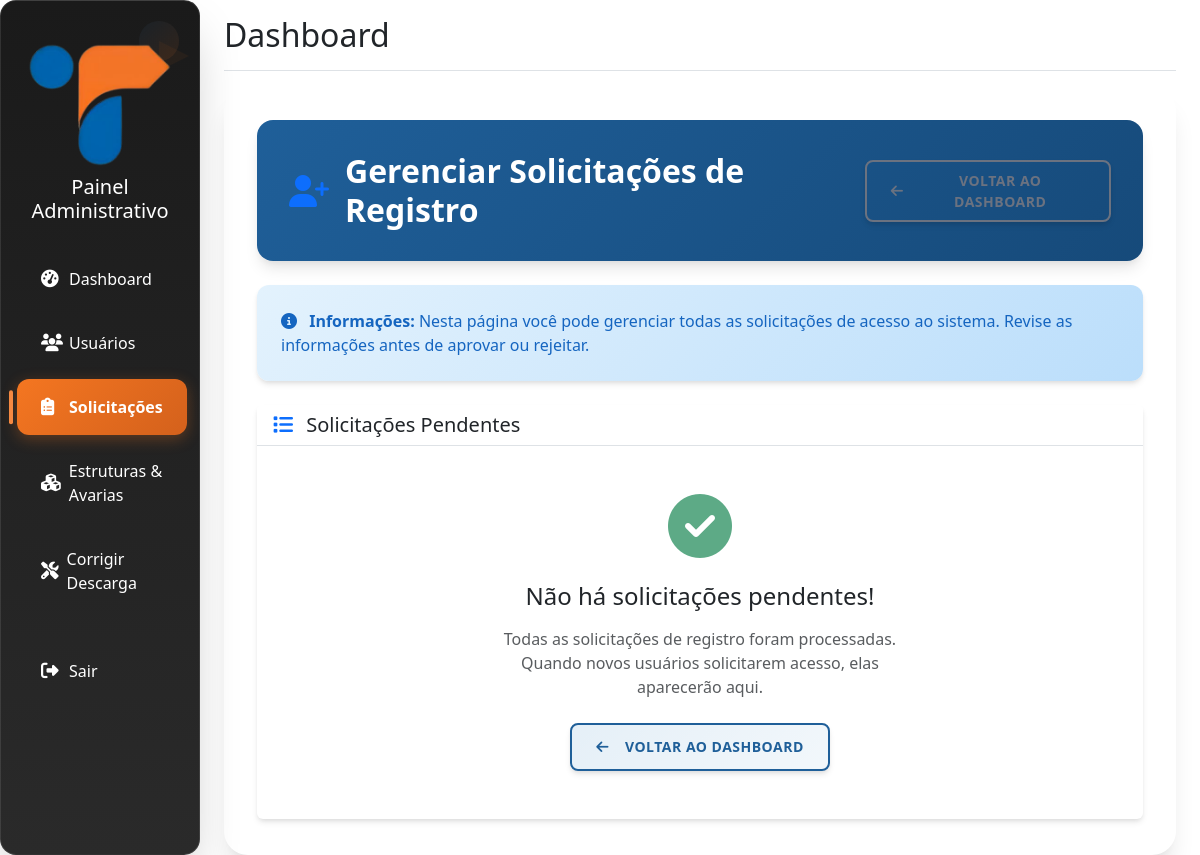
The app's page /admin/solicitacoes (signed in), older data.
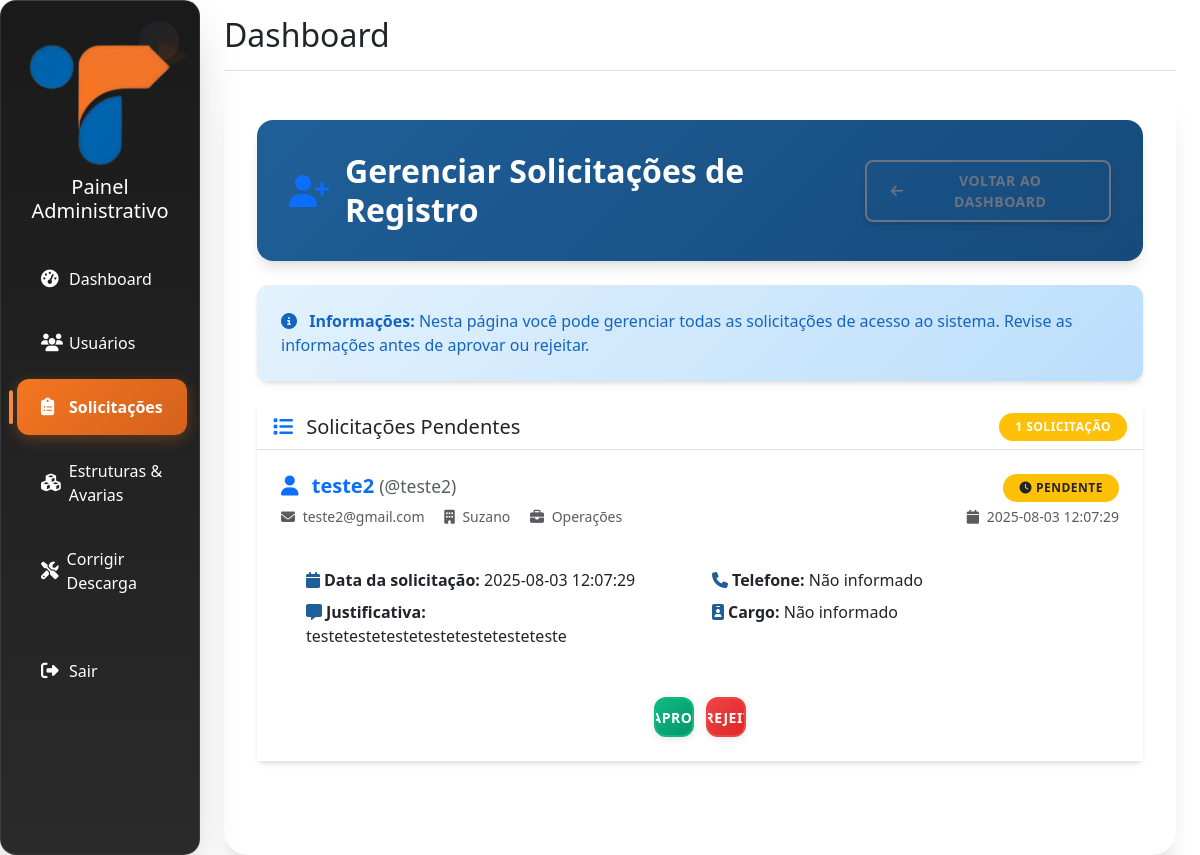
The same page, newer data.
### tables this page shows
CREATE TABLE solicitacoes_registro (
        id INTEGER PRIMARY KEY AUTOINCREMENT,
        nome TEXT NOT NULL,
        username TEXT UNIQUE NOT NULL,
        email TEXT UNIQUE NOT NULL,
        setor TEXT,
        justificativa TEXT,
        data_solicitacao TEXT NOT NULL,
        status TEXT DEFAULT 'pendente',
        processado_por TEXT,
        data_processamento TEXT
    , unidade TEXT DEFAULT 'Rio de Janeiro', motivo_rejeicao TEXT, nivel_solicitado TEXT);

### admin/routes.py (the view)
@admin_bp.route('/solicitacoes')
@admin_completo_only_required
def listar_solicitacoes():
    try:
        db = get_db()
        cursor = db.cursor()
        cursor.execute("""
            SELECT * FROM solicitacoes_registro
            WHERE status = 'pendente'
            ORDER BY data_solicitacao DESC
        """)
        solicitacoes = cursor.fetchall()
        return render_template('admin/solicitacoes.html',
                              solicitacoes=solicitacoes,
                              username=session.get('username'))
    except Exception as e:
        logger.error(f"Erro ao listar solicitações: {e}")
        flash(f"Erro ao carregar solicitações: {e}", "danger")
        return redirect(url_for('admin.admin_dashboard'))

### db.py (called while the page is built)
def get_db():
    if 'db' not in g:
        try:
            g.db = sqlite3.connect(
                current_app.config['DATABASE'],
                detect_types=sqlite3.PARSE_DECLTYPES,
                timeout=30.0,  # 30 segundos de timeout
                isolation_level=None  # Autocommit mode
            )
            g.db.execute('PRAGMA busy_timeout = 10000;')  # 10 segundos
            g.db.row_factory = sqlite3.Row
            logger.debug("Nova conexão com o banco de dados estabelecida")
        except sqlite3.Error as e:
            logger.error(f"Erro ao conectar ao banco de dados: {e}")
            raise
    return g.db

### utils/db.py (called while the page is built)
def get_db():
    try:
        return main_get_db()
    except Exception as e:
        logger.error(f"Erro ao obter conexão com o banco de dados: {e}")
        if 'db' not in g:
            g.db = sqlite3.connect(
                current_app.config['DATABASE'],
                detect_types=sqlite3.PARSE_DECLTYPES,
                timeout=30.0
            )
            g.db.row_factory = sqlite3.Row
        return g.db

### utils/permissions.py (called while the page is built, shortened)
def get_user_role():
    role = session.get('role') or session.get('nivel')
    return role

def has_role(required_role):
    user_role = get_user_role()
    if not user_role or user_role not in ROLES:
        return False
    return ROLES[user_role] >= ROLES[required_role]

def admin_completo_only_required(f):
    @wraps(f)
    def decorated_function(*args, **kwargs):
        user_role = get_user_role()
        return f(*args, **kwargs)
    return decorated_function

### templates/admin/solicitacoes.html (shortened to what this page needs)
{% extends "admin/base.html" %}
{% block extra_css %}
<link rel="stylesheet" href="{{ url_for('static', filename='css/admin-theme.css') }}">
{% endblock %}
{% block content %}
<div class="main-content">
    <div class="page-header mb-4">
        <div class="d-flex justify-content-between align-items-center">
            <h1 class="h2 mb-0">
                <i class="fas fa-user-plus me-2 text-primary"></i>
                Gerenciar Solicitações de Registro
            </h1>
            <div class="btn-toolbar">
                <a href="{{ url_for('admin.admin_dashboard') }}" class="btn btn-outline-secondary">
                    <i class="fas fa-arrow-left me-1"></i> Voltar ao Dashboard
                </a>
            </div>
        </div>
    </div>
    <div class="alert alert-info border-0 shadow-sm mb-4">
        <i class="fas fa-info-circle me-2"></i>
        <strong>Informações:</strong> Nesta página você pode gerenciar todas as solicitações de acesso ao sistema. Revise as informações antes de aprovar ou rejeitar.
    </div>
    <div class="card border-0 shadow-sm">
        <div class="card-header bg-white border-bottom">
            <div class="d-flex justify-content-between align-items-center">
                <h5 class="mb-0 text-dark">
                    <i class="fas fa-list me-2 text-primary"></i>
                    Solicitações Pendentes
                </h5>
                {% if solicitacoes %}
                <span class="badge bg-warning rounded-pill px-3 py-2">
                    {{ solicitacoes|length }} {{ 'solicitação' if solicitacoes|length == 1 else 'solicitações' }}
                </span>
                {% endif %}
            </div>
        </div>
        <div class="card-body p-0">
            {% if solicitacoes %}
                <div class="list-group list-group-flush">
                    {% for solicitacao in solicitacoes %}
                        <div class="list-group-item border-0 p-4 solicitacao-card slide-in-right" style="animation-delay: {{ loop.index0 * 0.1 }}s;">
                            <div class="d-flex justify-content-between align-items-start mb-3">
                                <div class="flex-grow-1">
                                    <h5 class="mb-2 text-primary fw-bold">
                                        <i class="fas fa-user me-2"></i>
                                        {{ solicitacao.nome }}
                                        <small class="text-muted fw-normal">(@{{ solicitacao.username }})</small>
                                    </h5>
                                    <div class="text-muted small">
                                        <span class="me-3">
                                            <i class="fas fa-envelope me-1"></i>
                                            {{ solicitacao.email }}
                                        </span>
                                        <span class="me-3">
                                            <i class="fas fa-building me-1"></i>
                                            {{ solicitacao.unidade }}
                                        </span>
                                        <span>
                                            <i class="fas fa-briefcase me-1"></i>
                                            {{ solicitacao.setor }}
                                        </span>
                                    </div>
                                </div>
                                <div class="text-end">
                                    <span class="badge bg-warning text-dark px-3 py-2 rounded-pill">
                                        <i class="fas fa-clock me-1"></i>Pendente
                                    </span>
                                    <div class="text-muted small mt-1">
                                        <i class="fas fa-calendar me-1"></i>
                                        {{ solicitacao.data_solicitacao }}
                                    </div>
                                </div>
                            </div>
                                    <div class="details-container mb-3">
                                        <div class="row">
                                            <div class="col-md-6">
                                                <p class="mb-2">
                                                    <strong><i class="fas fa-calendar me-1 text-itracker-blue"></i>Data da solicitação:</strong>
                                                    {{ solicitacao.data_solicitacao }}
                                                </p>
                                                <p class="mb-2">
                                                    <strong><i class="fas fa-comment-alt me-1 text-itracker-blue"></i>Justificativa:</strong>
                                                    {{ solicitacao.justificativa or 'Não informada' }}
                                                </p>
                                            </div>
                                            <div class="col-md-6">
                                                <p class="mb-2">
                                                    <strong><i class="fas fa-phone me-1 text-itracker-blue"></i>Telefone:</strong>
                                                    {{ solicitacao.telefone or 'Não informado' }}
                                                </p>
                                                <p class="mb-2">
                                                    <strong><i class="fas fa-id-badge me-1 text-itracker-blue"></i>Cargo:</strong>
                                                    {{ solicitacao.cargo or 'Não informado' }}
                                                </p>
                                            </div>
                                        </div>
                                    </div>
                                    <div class="actions-container">
                                        <div class="action-buttons">
                                            <button class="btn btn-success show-approval-form" data-id="{{ solicitacao.id }}">
                                                 Aprovar
                                            </button>
                                            <button class="btn btn-danger show-rejection-form" data-id="{{ solicitacao.id }}">
                                                 Rejeitar
                                            </button>
                                        </div>
                                    </div>
                                </div>
                            </div>
                        {% endfor %}
                </div>
            {% else %}
                <div class="text-center py-5">
                    <div class="mb-4">
                        <i class="fas fa-check-circle text-success" style="font-size: 4rem; opacity: 0.7;"></i>
                    </div>
                    <h4 class="text-dark mb-3">Não há solicitações pendentes!</h4>
                    <p class="text-muted mb-4 mx-auto" style="max-width: 400px;">
                        Todas as solicitações de registro foram processadas. Quando novos usuários solicitarem acesso, elas aparecerão aqui.
                    </p>
                    <a href="{{ url_for('admin.admin_dashboard') }}" class="btn btn-outline-primary">
                        <i class="fas fa-arrow-left me-2"></i>Voltar ao Dashboard
                    </a>
                </div>
            {% endif %}
        </div>
    </div>
</div>
{% endblock %}

### templates/admin/base.html (shortened to what this page needs)
<!DOCTYPE html>
<html lang="pt-BR">
<head>
    <link href="https://cdn.jsdelivr.net/npm/bootstrap@5.3.0/dist/css/bootstrap.min.css" rel="stylesheet">
    <link rel="stylesheet" href="https://cdnjs.cloudflare.com/ajax/libs/font-awesome/6.4.0/css/all.min.css">
    <link rel="stylesheet" href="https://cdn.jsdelivr.net/npm/sweetalert2@11.7.0/dist/sweetalert2.min.css">
    <link rel="stylesheet" href="/static/css/admin-theme.css">
    {% block extra_css %}{% endblock %}
</head>
<body>
    <div class="container-fluid">
        <div class="row">
            <div class="col-md-3 col-lg-2 d-md-block bg-dark sidebar collapse">
                <div class="position-sticky pt-3">
                    <div class="text-center mb-4">
                        <img src="/static/assets/itracker_logo.png" alt="iTracker Logo" class="img-fluid" style="max-width: 150px;">
                        <h5 class="text-white mt-2">Painel Administrativo</h5>
                    </div>
                    <ul class="nav flex-column">
                        {% if session.get('nivel') == 'admin' %}
                        <li class="nav-item">
                            <a class="nav-link text-white {% if request.path == '/admin/' or request.path == '/admin/dashboard' %}active{% endif %}" href="{{ url_for('admin.admin_dashboard') }}">
                                <i class="fas fa-tachometer-alt me-2"></i> Dashboard
                            </a>
                        </li>
                        <li class="nav-item">
                            <a class="nav-link text-white {% if 'usuarios' in request.path %}active{% endif %}" href="{{ url_for('admin.listar_usuarios') }}">
                                <i class="fas fa-users me-2"></i> Usuários
                            </a>
                        </li>
                        <li class="nav-item">
                            <a class="nav-link text-white {% if 'solicitacoes' in request.path %}active{% endif %}" href="{{ url_for('admin.listar_solicitacoes') }}">
                                <i class="fas fa-clipboard-list me-2"></i> Solicitações
                            </a>
                        </li>
                        <li class="nav-item">
                            <a class="nav-link text-white {% if 'estruturas-avarias' in request.path %}active{% endif %}" href="{{ url_for('admin.gerenciar_estruturas_avarias') }}">
                                <i class="fas fa-cubes me-2"></i> Estruturas & Avarias
                            </a>
                        </li>
                        {% endif %}
                        {% if session.get('nivel') in ['admin', 'admin_administrativo'] %}
                        <li class="nav-item">
                            <a class="nav-link text-white {% if 'corrigir-descarga' in request.path %}active{% endif %}" href="{{ url_for('admin.pagina_corrigir_descarga') }}">
                                <i class="fas fa-tools me-2"></i> Corrigir Descarga
                            </a>
                        </li>
                        {% endif %}
                        <li class="nav-item mt-4">
                            <a class="nav-link text-white" href="{{ url_for('auth.logout') }}">
                                <i class="fas fa-sign-out-alt me-2"></i> Sair
                            </a>
                        </li>
                    </ul>
                </div>
            </div>
            <main class="col-md-9 ms-sm-auto col-lg-10 px-md-4">
                <div class="d-flex justify-content-between flex-wrap flex-md-nowrap align-items-center pt-3 pb-2 mb-3 border-bottom">
                    <h1 class="h2">{% block page_title %}Dashboard{% endblock %}</h1>
                </div>
                {% block content %}{% endblock %}
            </main>
        </div>
    </div>
</body>
</html>

### templates/admin/solicitacoes.html (style rules this page uses)
.solicitacao-card { transition: all 0.3s ease; border-left: 4px solid var(--gray-300); }
.actions-container { transition: all 0.3s ease; }
.details-container { background: var(--bg-glass); border-radius: var(--border-radius-lg); padding: var(--spacing-lg); border: 1px solid rgba(255, 255, 255, 0.2); backdrop-filter: blur(10px); }
.form-control, .form-select, .btn { min-height: 48px; border-radius: var(--border-radius-md); transition: var(--transition-normal); }

Row changes from the older to the newer data that the page shows:
added solicitacoes_registro: nome "teste2", username "teste2", email "teste2@gmail.com", unidade "Suzano", setor "Operações", data_solicitacao "2025-08-03 12:07:29", justificativa "testetestetestetestetestetesteteste", telefone "Não informado", cargo "Não informado"
Text that changed along with them:
{{ solicitacoes|length }}: (not shown) → "1"
{{ 'solicitação' if solicitacoes|length == 1 else 'solicitações' }}: (not shown) → "SOLICITAÇÃO"
text no longer shown: "Não há solicitações pendentes! Todas as solicitações de registro foram processadas. Quando novos usuários solicitarem acesso, elas aparecerão aqui. VOLTAR AO DASHBOARD"
